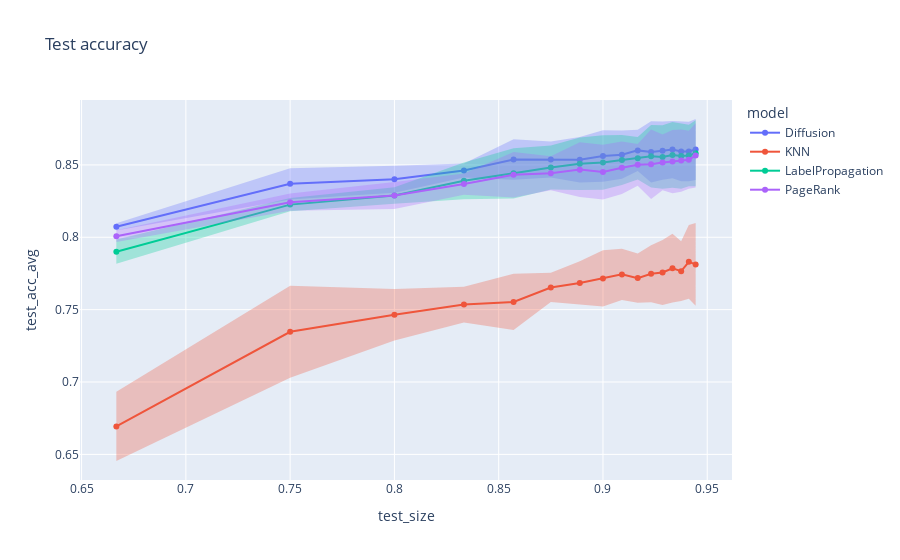

Notebook code for this chart:
### Code cell
for error_y_mode in {'band'}:
    fig = line(
        data_frame = grouped,
        x = 'test_size',
        y = 'test_acc_avg',
        error_y = 'test_acc_std',
        error_y_mode = error_y_mode,
        color = 'model',
        title = f'Test accuracy',
        markers = '.',
    )
    fig.show()

### Figure 1 — Plotly figure (JSON) as saved in the notebook; plotly's stock layout.template omitted (floating-point values rounded to 4 significant figures)
{"data": [{"fill": "toself", "fillcolor": "rgba(99,110,250,.3)", "hoverinfo": "skip", "legendgroup": "Diffusion", "line": {"color": "rgba(255,255,255,0)"}, "showlegend": false, "type": "scatter", "x": [0.6667, 0.75, 0.8, 0.8333, 0.8571, 0.875, 0.8889, 0.9, 0.9091, 0.9167, 0.9231, 0.9286, 0.9333, 0.9375, 0.9412, 0.9444, 0.9444, 0.9412, 0.9375, 0.9333, 0.9286, 0.9231, 0.9167, 0.9091, 0.9, 0.8889, 0.875, 0.8571, 0.8333, 0.8, 0.75, 0.6667], "xaxis": "x", "y": [0.8098, 0.8478, 0.8494, 0.851, 0.8678, 0.8662, 0.8693, 0.8739, 0.8737, 0.8742, 0.8801, 0.8799, 0.8803, 0.8799, 0.8799, 0.8817, 0.8395, 0.8387, 0.8387, 0.8409, 0.8398, 0.8378, 0.8458, 0.8405, 0.8384, 0.8378, 0.8413, 0.8397, 0.8414, 0.8308, 0.8262, 0.8047], "yaxis": "y"}, {"hovertemplate": "model=Diffusion<br>test_size=%{x}<br>test_acc_avg=%{y}<extra></extra>", "legendgroup": "Diffusion", "line": {"color": "#636efa", "dash": "solid"}, "marker": {"symbol": "circle"}, "mode": "markers+lines", "name": "Diffusion", "orientation": "v", "showlegend": true, "type": "scatter", "x": [0.6667, 0.75, 0.8, 0.8333, 0.8571, 0.875, 0.8889, 0.9, 0.9091, 0.9167, 0.9231, 0.9286, 0.9333, 0.9375, 0.9412, 0.9444], "xaxis": "x", "y": [0.8072, 0.837, 0.8401, 0.8462, 0.8538, 0.8538, 0.8536, 0.8562, 0.8571, 0.86, 0.8589, 0.8599, 0.8606, 0.8593, 0.8593, 0.8606], "yaxis": "y"}, {"fill": "toself", "fillcolor": "rgba(239,85,59,.3)", "hoverinfo": "skip", "legendgroup": "KNN", "line": {"color": "rgba(255,255,255,0)"}, "showlegend": false, "type": "scatter", "x": [0.6667, 0.75, 0.8, 0.8333, 0.8571, 0.875, 0.8889, 0.9, 0.9091, 0.9167, 0.9231, 0.9286, 0.9333, 0.9375, 0.9412, 0.9444, 0.9444, 0.9412, 0.9375, 0.9333, 0.9286, 0.9231, 0.9167, 0.9091, 0.9, 0.8889, 0.875, 0.8571, 0.8333, 0.8, 0.75, 0.6667], "xaxis": "x", "y": [0.6932, 0.7664, 0.7643, 0.7659, 0.7747, 0.7754, 0.7835, 0.7911, 0.7921, 0.7888, 0.7944, 0.7982, 0.8024, 0.7973, 0.8085, 0.8098, 0.7527, 0.7575, 0.7559, 0.7549, 0.7532, 0.755, 0.7548, 0.7566, 0.7521, 0.7534, 0.7552, 0.736, 0.7411, 0.7287, 0.7029, 0.6454], "yaxis": "y"}, {"hovertemplate": "model=KNN<br>test_size=%{x}<br>test_acc_avg=%{y}<extra></extra>", "legendgroup": "KNN", "line": {"color": "#EF553B", "dash": "solid"}, "marker": {"symbol": "circle"}, "mode": "markers+lines", "name": "KNN", "orientation": "v", "showlegend": true, "type": "scatter", "x": [0.6667, 0.75, 0.8, 0.8333, 0.8571, 0.875, 0.8889, 0.9, 0.9091, 0.9167, 0.9231, 0.9286, 0.9333, 0.9375, 0.9412, 0.9444], "xaxis": "x", "y": [0.6693, 0.7347, 0.7465, 0.7535, 0.7554, 0.7653, 0.7685, 0.7716, 0.7744, 0.7718, 0.7747, 0.7757, 0.7786, 0.7766, 0.783, 0.7812], "yaxis": "y"}, {"fill": "toself", "fillcolor": "rgba(0,204,150,.3)", "hoverinfo": "skip", "legendgroup": "LabelPropagation", "line": {"color": "rgba(255,255,255,0)"}, "showlegend": false, "type": "scatter", "x": [0.6667, 0.75, 0.8, 0.8333, 0.8571, 0.875, 0.8889, 0.9, 0.9091, 0.9167, 0.9231, 0.9286, 0.9333, 0.9375, 0.9412, 0.9444, 0.9444, 0.9412, 0.9375, 0.9333, 0.9286, 0.9231, 0.9167, 0.9091, 0.9, 0.8889, 0.875, 0.8571, 0.8333, 0.8, 0.75, 0.6667], "xaxis": "x", "y": [0.7984, 0.8272, 0.8346, 0.8517, 0.8615, 0.8635, 0.869, 0.8706, 0.8706, 0.8694, 0.8776, 0.8773, 0.8796, 0.8789, 0.8778, 0.8809, 0.8352, 0.8353, 0.8335, 0.8342, 0.8335, 0.8344, 0.84, 0.8362, 0.8329, 0.8326, 0.833, 0.8268, 0.8263, 0.8231, 0.818, 0.7817], "yaxis": "y"}, {"hovertemplate": "model=LabelPropagation<br>test_size=%{x}<br>test_acc_avg=%{y}<extra></extra>", "legendgroup": "LabelPropagation", "line": {"color": "#00cc96", "dash": "solid"}, "marker": {"symbol": "circle"}, "mode": "markers+lines", "name": "LabelPropagation", "orientation": "v", "showlegend": true, "type": "scatter", "x": [0.6667, 0.75, 0.8, 0.8333, 0.8571, 0.875, 0.8889, 0.9, 0.9091, 0.9167, 0.9231, 0.9286, 0.9333, 0.9375, 0.9412, 0.9444], "xaxis": "x", "y": [0.7901, 0.8226, 0.8288, 0.839, 0.8442, 0.8482, 0.8508, 0.8517, 0.8534, 0.8547, 0.856, 0.8554, 0.8569, 0.8562, 0.8565, 0.858], "yaxis": "y"}, {"fill": "toself", "fillcolor": "rgba(171,99,250,.3)", "hoverinfo": "skip", "legendgroup": "PageRank", "line": {"color": "rgba(255,255,255,0)"}, "showlegend": false, "type": "scatter", "x": [0.6667, 0.75, 0.8, 0.8333, 0.8571, 0.875, 0.8889, 0.9, 0.9091, 0.9167, 0.9231, 0.9286, 0.9333, 0.9375, 0.9412, 0.9444, 0.9444, 0.9412, 0.9375, 0.9333, 0.9286, 0.9231, 0.9167, 0.9091, 0.9, 0.8889, 0.875, 0.8571, 0.8333, 0.8, 0.75, 0.6667], "xaxis": "x", "y": [0.8049, 0.8302, 0.8381, 0.8441, 0.859, 0.8559, 0.8657, 0.864, 0.8662, 0.8645, 0.8745, 0.8711, 0.8742, 0.8745, 0.8735, 0.8787, 0.8344, 0.8336, 0.8315, 0.8304, 0.8324, 0.8264, 0.8357, 0.8299, 0.8262, 0.8278, 0.8324, 0.8275, 0.8294, 0.8195, 0.8183, 0.7967], "yaxis": "y"}, {"hovertemplate": "model=PageRank<br>test_size=%{x}<br>test_acc_avg=%{y}<extra></extra>", "legendgroup": "PageRank", "line": {"color": "#ab63fa", "dash": "solid"}, "marker": {"symbol": "circle"}, "mode": "markers+lines", "name": "PageRank", "orientation": "v", "showlegend": true, "type": "scatter", "x": [0.6667, 0.75, 0.8, 0.8333, 0.8571, 0.875, 0.8889, 0.9, 0.9091, 0.9167, 0.9231, 0.9286, 0.9333, 0.9375, 0.9412, 0.9444], "xaxis": "x", "y": [0.8008, 0.8242, 0.8288, 0.8368, 0.8432, 0.8442, 0.8467, 0.8451, 0.848, 0.8501, 0.8504, 0.8517, 0.8523, 0.853, 0.8536, 0.8566], "yaxis": "y"}], "layout": {"legend": {"title": {"text": "model"}, "tracegroupgap": 0}, "title": {"text": "Test accuracy"}, "xaxis": {"anchor": "y", "domain": [0, 1], "title": {"text": "test_size"}}, "yaxis": {"anchor": "x", "domain": [0, 1], "title": {"text": "test_acc_avg"}}}}
